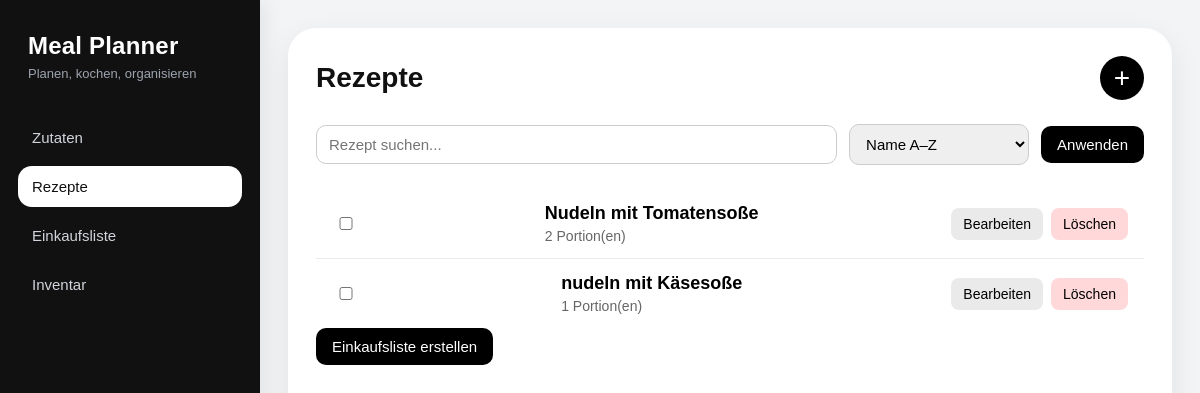
The app's page /recipes/ with its own data.
### recipes/models.py (models this page shows, shortened)
class Recipe(models.Model):
    name = models.CharField(max_length=150)
    servings = models.PositiveIntegerField(default=1)
    instructions = models.TextField(blank=True)
    created_at = models.DateTimeField(auto_now_add=True)
    ingredients = models.ManyToManyField(
        Ingredient,
        through="RecipeIngredient",
        related_name="recipes",
    )

### recipes/views.py (the view)
# urls.py: path("", RecipeListView.as_view(), name="recipe_list"),
class RecipeListView(ListView):
    model = Recipe
    template_name = "recipes/recipe_list.html"
    context_object_name = "recipes"
    ordering = ["name"]
    def get_queryset(self):
        queryset = super().get_queryset()
        search = self.request.GET.get("search", "").strip()
        sort = self.request.GET.get("sort", "name")
        if search:
            queryset = queryset.filter(name__icontains=search)
        allowed_sort_fields = {
            "name": "name",
            "-name": "-name",
            "created_at": "created_at",
            "-created_at": "-created_at",
        }
        return queryset.order_by(allowed_sort_fields.get(sort, "name"))
    def get_context_data(self, **kwargs):
        context = super().get_context_data(**kwargs)
        context["search"] = self.request.GET.get("search", "")
        context["sort"] = self.request.GET.get("sort", "name")
        context["form"] = RecipeForm()
        return context

### recipes/forms.py
class RecipeForm(forms.ModelForm):
    class Meta:
        model = Recipe
        fields = ["name", "servings", "instructions"]
        widgets = {
            "name": forms.TextInput(attrs={"class": "form-control"}),
            "servings": forms.NumberInput(attrs={"class": "form-control", "min": 1}),
            "instructions": forms.Textarea(attrs={"class": "form-control", "rows": 5}),
        }

### recipes/templates/recipes/recipe_list.html (shortened to what this page needs)
{% extends "base.html" %}
{% load static %}
{% block extra_css %}
<link rel="stylesheet" href="{% static 'recipes/css/recipe_list.css' %}">
{% endblock %}
{% block content %}
<div class="page">
    <div class="page-header">
        <h1 class="page-title">Rezepte</h1>
        <button
            id="open-create-modal"
            class="add-button"
            type="button"
            data-url="{% url 'recipes:recipe_create' %}">
            +
        </button>
    </div>
    <form method="get" class="filter-bar">
        <div class="filter-group search-group">
            <input
                type="text"
                name="search"
                value="{{ search }}"
                placeholder="Rezept suchen..."
                class="search-input">
        </div>
        <div class="filter-group">
            <select name="sort" class="sort-select">
                <option value="name" {% if sort == "name" %}selected{% endif %}>Name A–Z</option>
            </select>
        </div>
        <button type="submit" class="filter-btn">Anwenden</button>
    </form>
    <form method="get" action="{% url 'shopping:list' %}">
        <div class="recipe-list">
            {% for recipe in recipes %}
                <div class="recipe-item">
                    <div class="recipe-select">
                        <input
                            type="checkbox"
                            name="recipes"
                            value="{{ recipe.id }}"
                            id="recipe-{{ recipe.id }}">
                    </div>
                    <div class="recipe-main">
                        <a href="{% url 'recipes:recipe_detail' recipe.pk %}" class="recipe-name">
                            {{ recipe.name }}
                        </a>
                        <span class="recipe-meta">
                            {{ recipe.servings }} Portion(en)
                        </span>
                    </div>
                    <div class="recipe-actions">
                        <button
                            type="button"
                            class="action-btn edit-btn open-edit-modal"
                            data-url="{% url 'recipes:recipe_edit' recipe.pk %}">
                            Bearbeiten
                        </button>
                        <button
                            type="button"
                            class="action-btn delete-btn open-delete-modal"
                            data-url="{% url 'recipes:recipe_delete' recipe.pk %}">
                            Löschen
                        </button>
                    </div>
                </div>
            {% empty %}
                <p class="empty-state">Es sind noch keine Rezepte vorhanden.</p>
            {% endfor %}
        </div>
        {% if recipes %}
            <div class="shopping-actions">
                <button type="submit" class="btn btn-primary">
                    Einkaufsliste erstellen
                </button>
            </div>
        {% endif %}
    </form>
</div>
{% endblock %}

### static/global/css/layout.css (style rules this page uses)
:root { --bg-app: #f3f4f6; --bg-sidebar: #111111; --bg-sidebar-hover: #1e1e1e; --bg-sidebar-active: #ffffff; --text-main: #111111; --text-muted: #6b7280; --text-sidebar: #d1d5db; --text-sidebar-active: #111111; --border-light: #e5e7eb; --shadow-soft: 0 10px 30px rgba(0, 0, 0, 0.08); --radius-xl: 24px; --radius-lg: 18px; --radius-md: 12px; }
* { box-sizing: border-box; }
html, body { margin: 0; padding: 0; min-height: 100%; font-family: Arial, sans-serif; background: var(--bg-app); color: var(--text-main); }
body { min-height: 100vh; }

### recipes/static/recipes/css/recipe_list.css (style rules this page uses)
.page { max-width: 1000px; margin: 0 auto; }
.page-header { display: flex; justify-content: space-between; align-items: center; margin-bottom: 24px; }
.page-title { margin: 0; font-size: 28px; }
.add-button { width: 44px; height: 44px; border: none; border-radius: 50%; background: black; color: white; font-size: 28px; cursor: pointer; }
.filter-bar { display: flex; flex-wrap: wrap; gap: 12px; margin-bottom: 24px; align-items: center; }
.filter-group { display: flex; align-items: center; }
.search-group { flex: 1; min-width: 220px; }
.search-input, .sort-select, input, select, textarea { width: 100%; padding: 10px 12px; border: 1px solid #ccc; border-radius: 10px; font-size: 15px; box-sizing: border-box; }
.sort-select { min-width: 180px; }
.filter-btn { padding: 10px 16px; border: none; border-radius: 10px; background: black; color: white; cursor: pointer; font-size: 15px; }
.recipe-list { list-style: none; padding: 0; margin: 0; }
.recipe-item { display: flex; justify-content: space-between; align-items: center; padding: 14px 16px; border-bottom: 1px solid #eaeaea; gap: 16px; }
.recipe-item:last-child { border-bottom: none; }
.recipe-main { display: flex; flex-direction: column; gap: 4px; min-width: 0; }
.recipe-name { font-size: 18px; color: black; text-decoration: none; font-weight: bold; }
.recipe-meta { color: #666; font-size: 14px; }
.recipe-actions { display: flex; gap: 8px; flex-shrink: 0; }
.action-btn { border: none; border-radius: 8px; padding: 8px 12px; cursor: pointer; font-size: 14px; }
.edit-btn { background: #eaeaea; }
.delete-btn { background: #ffd9d9; }
.btn { padding: 10px 16px; border: none; border-radius: 10px; cursor: pointer; font-size: 15px; }
.btn-primary { background: black; color: white; }

### records on screen
Recipe: name "Nudeln mit Tomatensoße", servings "2"
Recipe: name "nudeln mit Käsesoße", servings "1"
